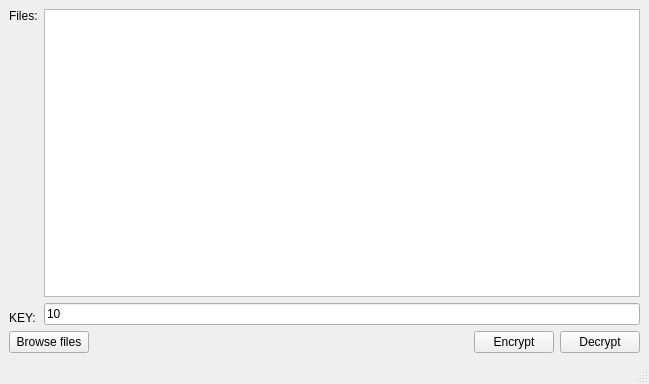
<?xml version="1.0" encoding="UTF-8"?>
<ui version="4.0">
 <class>MainWindow</class>
 <widget class="QMainWindow" name="MainWindow">
  <property name="geometry">
   <rect>
    <x>0</x>
    <y>0</y>
    <width>649</width>
    <height>384</height>
   </rect>
  </property>
  <property name="windowTitle">
   <string>RedArchiver</string>
  </property>
  <widget class="QWidget" name="centralwidget">
   <layout class="QGridLayout" name="gridLayout">
    <item row="1" column="0">
     <layout class="QHBoxLayout" name="horizontalLayout">
      <item>
       <widget class="QPushButton" name="pushButton_2">
        <property name="text">
         <string>Browse files</string>
        </property>
       </widget>
      </item>
      <item>
       <spacer name="horizontalSpacer">
        <property name="orientation">
         <enum>Qt::Horizontal</enum>
        </property>
        <property name="sizeHint" stdset="0">
         <size>
          <width>40</width>
          <height>20</height>
         </size>
        </property>
       </spacer>
      </item>
      <item>
       <widget class="QPushButton" name="pushButton">
        <property name="text">
         <string>Encrypt</string>
        </property>
       </widget>
      </item>
      <item>
       <widget class="QPushButton" name="pushButton_3">
        <property name="text">
         <string>Decrypt</string>
        </property>
       </widget>
      </item>
     </layout>
    </item>
    <item row="0" column="0">
     <layout class="QHBoxLayout" name="horizontalLayout_2">
      <item>
       <layout class="QVBoxLayout" name="verticalLayout">
        <item>
         <widget class="QLabel" name="label">
          <property name="text">
           <string>Files:</string>
          </property>
         </widget>
        </item>
        <item>
         <spacer name="verticalSpacer">
          <property name="orientation">
           <enum>Qt::Vertical</enum>
          </property>
          <property name="sizeHint" stdset="0">
           <size>
            <width>20</width>
            <height>40</height>
           </size>
          </property>
         </spacer>
        </item>
        <item>
         <widget class="QLabel" name="label_2">
          <property name="text">
           <string>KEY:</string>
          </property>
         </widget>
        </item>
       </layout>
      </item>
      <item>
       <layout class="QVBoxLayout" name="verticalLayout_2">
        <item>
         <widget class="QTextEdit" name="textEdit">
          <property name="enabled">
           <bool>true</bool>
          </property>
          <property name="readOnly">
           <bool>true</bool>
          </property>
         </widget>
        </item>
        <item>
         <widget class="QLineEdit" name="lineEdit">
          <property name="text">
           <string>10</string>
          </property>
         </widget>
        </item>
       </layout>
      </item>
     </layout>
    </item>
   </layout>
  </widget>
  <widget class="QStatusBar" name="statusbar"/>
 </widget>
 <resources/>
 <connections/>
</ui>
